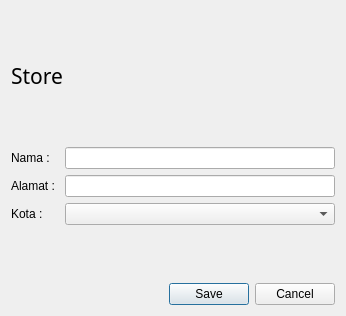
<?xml version="1.0" encoding="UTF-8"?>
<ui version="4.0">
 <class>Store</class>
 <widget class="QDialog" name="Store">
  <property name="geometry">
   <rect>
    <x>0</x>
    <y>0</y>
    <width>346</width>
    <height>316</height>
   </rect>
  </property>
  <property name="windowTitle">
   <string>Dialog</string>
  </property>
  <layout class="QGridLayout" name="gridLayout">
   <item row="0" column="0">
    <layout class="QVBoxLayout" name="verticalLayout">
     <item>
      <widget class="QLabel" name="label">
       <property name="sizePolicy">
        <sizepolicy hsizetype="Preferred" vsizetype="Minimum">
         <horstretch>0</horstretch>
         <verstretch>0</verstretch>
        </sizepolicy>
       </property>
       <property name="font">
        <font>
         <family>Poppins Medium</family>
         <pointsize>16</pointsize>
        </font>
       </property>
       <property name="text">
        <string>Store</string>
       </property>
      </widget>
     </item>
     <item>
      <layout class="QFormLayout" name="formLayout">
       <item row="0" column="0">
        <widget class="QLabel" name="namaLabel">
         <property name="text">
          <string>Nama : </string>
         </property>
        </widget>
       </item>
       <item row="0" column="1">
        <widget class="QLineEdit" name="namaLineEdit"/>
       </item>
       <item row="1" column="0">
        <widget class="QLabel" name="alamatLabel">
         <property name="text">
          <string>Alamat : </string>
         </property>
        </widget>
       </item>
       <item row="1" column="1">
        <widget class="QLineEdit" name="alamatLineEdit"/>
       </item>
       <item row="2" column="0">
        <widget class="QLabel" name="kotaLabel">
         <property name="text">
          <string>Kota : </string>
         </property>
        </widget>
       </item>
       <item row="2" column="1">
        <widget class="QComboBox" name="kotaComboBox"/>
       </item>
      </layout>
     </item>
     <item>
      <layout class="QHBoxLayout" name="horizontalLayout">
       <item>
        <spacer name="horizontalSpacer">
         <property name="orientation">
          <enum>Qt::Horizontal</enum>
         </property>
         <property name="sizeHint" stdset="0">
          <size>
           <width>40</width>
           <height>20</height>
          </size>
         </property>
        </spacer>
       </item>
       <item>
        <widget class="QPushButton" name="saveButton">
         <property name="text">
          <string>Save</string>
         </property>
        </widget>
       </item>
       <item>
        <widget class="QPushButton" name="cancelButton">
         <property name="text">
          <string>Cancel</string>
         </property>
        </widget>
       </item>
      </layout>
     </item>
    </layout>
   </item>
  </layout>
 </widget>
 <resources/>
 <connections/>
</ui>
